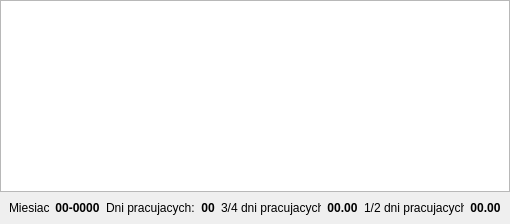
        <widget class="QWidget" name="tab_nieobecnosci">
         <attribute name="title">
          <string>Nieobecności</string>
         </attribute>
         <layout class="QVBoxLayout" name="verticalLayout_2">
          <property name="spacing">
           <number>0</number>
          </property>
          <property name="leftMargin">
           <number>0</number>
          </property>
          <property name="topMargin">
           <number>0</number>
          </property>
          <property name="rightMargin">
           <number>0</number>
          </property>
          <property name="bottomMargin">
           <number>0</number>
          </property>
          <item>
           <widget class="QWidget" name="widget_3" native="true">
            <layout class="QVBoxLayout" name="verticalLayout_4">
             <property name="spacing">
              <number>0</number>
             </property>
             <property name="leftMargin">
              <number>0</number>
             </property>
             <property name="topMargin">
              <number>0</number>
             </property>
             <property name="rightMargin">
              <number>0</number>
             </property>
             <property name="bottomMargin">
              <number>0</number>
             </property>
             <item>
              <widget class="QTableWidget" name="tab_dane_nieobecnosci"/>
             </item>
             <item>
              <widget class="QWidget" name="widget_5" native="true">
               <layout class="QHBoxLayout" name="horizontalLayout_2">
                <item>
                 <widget class="QLabel" name="label_4">
                  <property name="maximumSize">
                   <size>
                    <width>40</width>
                    <height>16777215</height>
                   </size>
                  </property>
                  <property name="text">
                   <string>Miesiac:</string>
                  </property>
                 </widget>
                </item>
                <item>
                 <widget class="QLabel" name="lab_miesiacNieobecnosci">
                  <property name="maximumSize">
                   <size>
                    <width>50</width>
                    <height>16777215</height>
                   </size>
                  </property>
                  <property name="font">
                   <font>
                    <weight>75</weight>
                    <bold>true</bold>
                   </font>
                  </property>
                  <property name="text">
                   <string>00-0000</string>
                  </property>
                  <property name="alignment">
                   <set>Qt::AlignCenter</set>
                  </property>
                 </widget>
                </item>
                <item>
                 <widget class="QLabel" name="label_5">
                  <property name="maximumSize">
                   <size>
                    <width>95</width>
                    <height>16777215</height>
                   </size>
                  </property>
                  <property name="text">
                   <string>Dni pracujacych:</string>
                  </property>
                 </widget>
                </item>
                <item>
                 <widget class="QLabel" name="lab_pracujacychNieobecnosci">
                  <property name="maximumSize">
                   <size>
                    <width>25</width>
                    <height>16777215</height>
                   </size>
                  </property>
                  <property name="font">
                   <font>
                    <weight>75</weight>
                    <bold>true</bold>
                   </font>
                  </property>
                  <property name="text">
                   <string>00</string>
                  </property>
                  <property name="alignment">
                   <set>Qt::AlignCenter</set>
                  </property>
                 </widget>
                </item>
                <item>
                 <widget class="QLabel" name="label_7">
                  <property name="maximumSize">
                   <size>
                    <width>100</width>
                    <height>16777215</height>
                   </size>
                  </property>
                  <property name="text">
                   <string>3/4 dni pracujacych:</string>
                  </property>
                 </widget>
                </item>
                <item>
                 <widget class="QLabel" name="lab_pracujacych075Nieobecnosci">
                  <property name="maximumSize">
                   <size>
                    <width>40</width>
                    <height>16777215</height>
                   </size>
                  </property>
                  <property name="font">
                   <font>
                    <weight>75</weight>
                    <bold>true</bold>
                   </font>
                  </property>
                  <property name="text">
                   <string>00.00</string>
                  </property>
                  <property name="alignment">
                   <set>Qt::AlignCenter</set>
                  </property>
                 </widget>
                </item>
                <item>
                 <widget class="QLabel" name="label_9">
                  <property name="maximumSize">
                   <size>
                    <width>100</width>
                    <height>16777215</height>
                   </size>
                  </property>
                  <property name="text">
                   <string>1/2 dni pracujacych:</string>
                  </property>
                 </widget>
                </item>
                <item>
                 <widget class="QLabel" name="lab_pracujacych050Nieobecnosci">
                  <property name="maximumSize">
                   <size>
                    <width>40</width>
                    <height>16777215</height>
                   </size>
                  </property>
                  <property name="font">
                   <font>
                    <weight>75</weight>
                    <bold>true</bold>
                   </font>
                  </property>
                  <property name="text">
                   <string>00.00</string>
                  </property>
                  <property name="alignment">
                   <set>Qt::AlignCenter</set>
                  </property>
                 </widget>
                </item>
               </layout>
              </widget>
             </item>
            </layout>
           </widget>
          </item>
         </layout>
        </widget>
